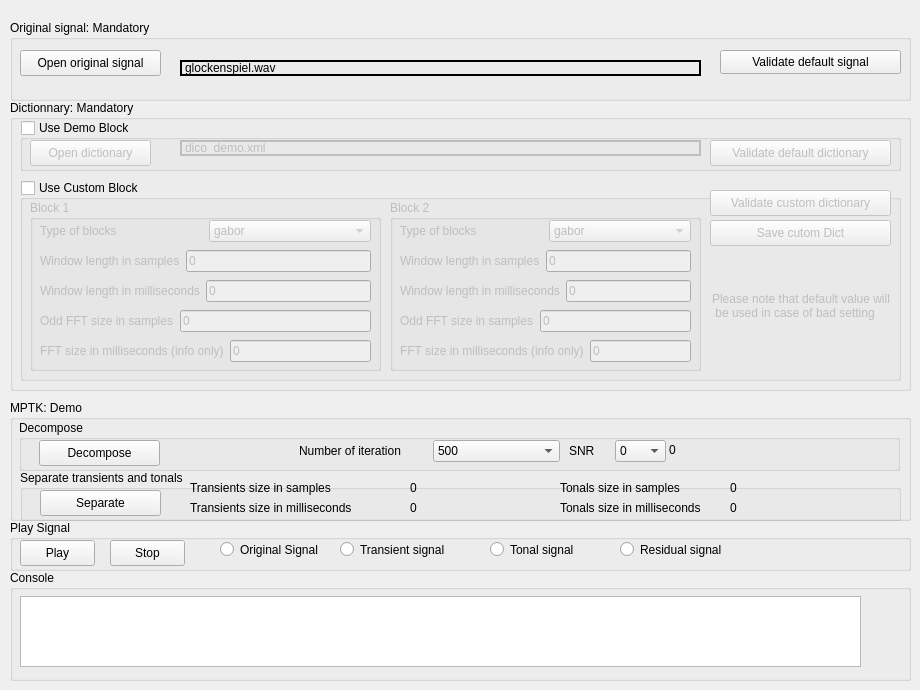
       <widget class="QWidget" name="tab_demo" >
        <attribute name="title" >
         <string>Demo: transients/tonals separation</string>
        </attribute>
        <widget class="QWidget" name="verticalLayout_3" >
         <property name="geometry" >
          <rect>
           <x>10</x>
           <y>20</y>
           <width>901</width>
           <height>81</height>
          </rect>
         </property>
         <layout class="QVBoxLayout" >
          <item>
           <widget class="QGroupBox" name="groupBox_15" >
            <property name="title" >
             <string>Original signal: Mandatory</string>
            </property>
            <widget class="QPushButton" name="btnOpenSigDemo" >
             <property name="geometry" >
              <rect>
               <x>10</x>
               <y>30</y>
               <width>141</width>
               <height>26</height>
              </rect>
             </property>
             <property name="toolTip" >
              <string>open</string>
             </property>
             <property name="text" >
              <string>Open original signal</string>
             </property>
             <property name="icon" >
              <iconset resource="mptkgui.qrc" >:/resouces/open_signal.xpm</iconset>
             </property>
             <property name="checkable" >
              <bool>false</bool>
             </property>
             <property name="flat" >
              <bool>false</bool>
             </property>
            </widget>
            <widget class="QWidget" native="1" name="widget_9" >
             <property name="geometry" >
              <rect>
               <x>160</x>
               <y>20</y>
               <width>531</width>
               <height>41</height>
              </rect>
             </property>
             <property name="autoFillBackground" >
              <bool>false</bool>
             </property>
             <widget class="QLabel" name="labelOriginalSignalDemo" >
              <property name="geometry" >
               <rect>
                <x>10</x>
                <y>20</y>
                <width>521</width>
                <height>16</height>
               </rect>
              </property>
              <property name="frameShape" >
               <enum>QFrame::WinPanel</enum>
              </property>
              <property name="text" >
               <string>glockenspiel.wav</string>
              </property>
             </widget>
            </widget>
            <widget class="QPushButton" name="btnOpenDefaultSig" >
             <property name="geometry" >
              <rect>
               <x>710</x>
               <y>30</y>
               <width>181</width>
               <height>24</height>
              </rect>
             </property>
             <property name="text" >
              <string>Validate default signal</string>
             </property>
            </widget>
           </widget>
          </item>
         </layout>
        </widget>
        <widget class="QGroupBox" name="groupBox_16" >
         <property name="geometry" >
          <rect>
           <x>10</x>
           <y>100</y>
           <width>901</width>
           <height>291</height>
          </rect>
         </property>
         <property name="title" >
          <string>Dictionnary: Mandatory</string>
         </property>
         <widget class="QGroupBox" name="groupBox_19" >
          <property name="geometry" >
           <rect>
            <x>10</x>
            <y>80</y>
            <width>881</width>
            <height>201</height>
           </rect>
          </property>
          <property name="title" >
           <string>Use Custom Block</string>
          </property>
          <property name="checkable" >
           <bool>true</bool>
          </property>
          <property name="checked" >
           <bool>false</bool>
          </property>
          <widget class="QPushButton" name="btnValidateCustomDict" >
           <property name="geometry" >
            <rect>
             <x>690</x>
             <y>10</y>
             <width>181</width>
             <height>26</height>
            </rect>
           </property>
           <property name="toolTip" >
            <string>open</string>
           </property>
           <property name="text" >
            <string>Validate custom dictionary</string>
           </property>
           <property name="icon" >
            <iconset/>
           </property>
           <property name="checkable" >
            <bool>false</bool>
           </property>
           <property name="flat" >
            <bool>false</bool>
           </property>
          </widget>
          <widget class="QGroupBox" name="groupBox_21" >
           <property name="geometry" >
            <rect>
             <x>10</x>
             <y>20</y>
             <width>351</width>
             <height>171</height>
            </rect>
           </property>
           <property name="title" >
            <string>Block 1</string>
           </property>
           <widget class="QWidget" name="layoutWidget_4" >
            <property name="geometry" >
             <rect>
              <x>10</x>
              <y>20</y>
              <width>331</width>
              <height>22</height>
             </rect>
            </property>
            <layout class="QHBoxLayout" >
             <item>
              <widget class="QLabel" name="label_20" >
               <property name="text" >
                <string>Type of blocks</string>
               </property>
              </widget>
             </item>
             <item>
              <widget class="QComboBox" name="comboBoxBlock1Type" >
               <item>
                <property name="text" >
                 <string>gabor</string>
                </property>
               </item>
               <item>
                <property name="text" >
                 <string>mdct</string>
                </property>
               </item>
              </widget>
             </item>
            </layout>
           </widget>
           <widget class="QWidget" name="layoutWidget_5" >
            <property name="geometry" >
             <rect>
              <x>10</x>
              <y>50</y>
              <width>331</width>
              <height>22</height>
             </rect>
            </property>
            <layout class="QHBoxLayout" >
             <item>
              <widget class="QLabel" name="label_21" >
               <property name="text" >
                <string>Window length in samples</string>
               </property>
              </widget>
             </item>
             <item>
              <widget class="QLineEdit" name="lineEditCustomBlock1WindowLen" >
               <property name="text" >
                <string>0</string>
               </property>
              </widget>
             </item>
            </layout>
           </widget>
           <widget class="QWidget" name="layoutWidget_6" >
            <property name="geometry" >
             <rect>
              <x>10</x>
              <y>80</y>
              <width>331</width>
              <height>22</height>
             </rect>
            </property>
            <layout class="QHBoxLayout" >
             <item>
              <widget class="QLabel" name="label_22" >
               <property name="text" >
                <string>Window length in milliseconds</string>
               </property>
              </widget>
             </item>
             <item>
              <widget class="QLineEdit" name="lineEditCustomBlock1WindowLenSec" >
               <property name="text" >
                <string>0</string>
               </property>
              </widget>
             </item>
            </layout>
           </widget>
           <widget class="QWidget" name="layoutWidget_7" >
            <property name="geometry" >
             <rect>
              <x>10</x>
              <y>110</y>
              <width>331</width>
              <height>22</height>
             </rect>
            </property>
            <layout class="QHBoxLayout" >
             <item>
              <widget class="QLabel" name="label_23" >
               <property name="text" >
                <string>Odd FFT size in samples</string>
               </property>
              </widget>
             </item>
             <item>
              <widget class="QLineEdit" name="lineEditCustomBlock1FftSize" >
               <property name="text" >
                <string>0</string>
               </property>
              </widget>
             </item>
            </layout>
           </widget>
           <widget class="QWidget" name="layoutWidget_8" >
            <property name="geometry" >
             <rect>
              <x>10</x>
              <y>140</y>
              <width>331</width>
              <height>22</height>
             </rect>
            </property>
            <layout class="QHBoxLayout" >
             <item>
              <widget class="QLabel" name="label_24" >
               <property name="text" >
                <string>FFT size in milliseconds (info only)</string>
               </property>
              </widget>
             </item>
             <item>
              <widget class="QLineEdit" name="lineEditCustomBlock1FftSizeSec" >
               <property name="text" >
                <string>0</string>
               </property>
              </widget>
             </item>
            </layout>
           </widget>
          </widget>
          <widget class="QPushButton" name="btnSaveCustomDict" >
           <property name="geometry" >
            <rect>
             <x>690</x>
             <y>40</y>
             <width>181</width>
             <height>26</height>
            </rect>
           </property>
           <property name="toolTip" >
            <string>open</string>
           </property>
           <property name="text" >
            <string>Save cutom Dict</string>
           </property>
           <property name="icon" >
            <iconset/>
           </property>
           <property name="checkable" >
            <bool>false</bool>
           </property>
           <property name="flat" >
            <bool>false</bool>
           </property>
          </widget>
          <widget class="QGroupBox" name="groupBox_23" >
           <property name="geometry" >
            <rect>
             <x>370</x>
             <y>20</y>
             <width>311</width>
             <height>171</height>
            </rect>
           </property>
           <property name="title" >
            <string>Block 2</string>
           </property>
           <widget class="QWidget" name="layoutWidget_13" >
            <property name="geometry" >
             <rect>
              <x>10</x>
              <y>20</y>
              <width>291</width>
              <height>22</height>
             </rect>
            </property>
            <layout class="QHBoxLayout" >
             <item>
              <widget class="QLabel" name="label_29" >
               <property name="text" >
                <string>Type of blocks</string>
               </property>
              </widget>
             </item>
             <item>
              <widget class="QComboBox" name="comboBoxBlock2Type" >
               <item>
                <property name="text" >
                 <string>gabor</string>
                </property>
               </item>
               <item>
                <property name="text" >
                 <string>mdct</string>
                </property>
               </item>
              </widget>
             </item>
            </layout>
           </widget>
           <widget class="QWidget" name="layoutWidget_14" >
            <property name="geometry" >
             <rect>
              <x>10</x>
              <y>50</y>
              <width>291</width>
              <height>22</height>
             </rect>
            </property>
            <layout class="QHBoxLayout" >
             <item>
              <widget class="QLabel" name="label_30" >
               <property name="text" >
                <string>Window length in samples</string>
               </property>
              </widget>
             </item>
             <item>
              <widget class="QLineEdit" name="lineEditCustomBlock2WindowLen" >
               <property name="text" >
                <string>0</string>
               </property>
              </widget>
             </item>
            </layout>
           </widget>
           <widget class="QWidget" name="layoutWidget_15" >
            <property name="geometry" >
             <rect>
              <x>10</x>
              <y>80</y>
              <width>291</width>
              <height>22</height>
             </rect>
            </property>
            <layout class="QHBoxLayout" >
             <item>
              <widget class="QLabel" name="label_31" >
               <property name="text" >
                <string>Window length in milliseconds</string>
               </property>
              </widget>
             </item>
             <item>
              <widget class="QLineEdit" name="lineEditCustomBlock2WindowLenSec" >
               <property name="text" >
                <string>0</string>
               </property>
              </widget>
             </item>
            </layout>
           </widget>
           <widget class="QWidget" name="layoutWidget_9" >
            <property name="geometry" >
             <rect>
              <x>10</x>
              <y>110</y>
              <width>291</width>
              <height>22</height>
             </rect>
            </property>
            <layout class="QHBoxLayout" >
             <item>
              <widget class="QLabel" name="label_25" >
               <property name="text" >
                <string>Odd FFT size in samples</string>
               </property>
              </widget>
             </item>
             <item>
              <widget class="QLineEdit" name="lineEditCustomBlock2FftSize" >
               <property name="text" >
                <string>0</string>
               </property>
              </widget>
             </item>
            </layout>
           </widget>
           <widget class="QWidget" name="layoutWidget_10" >
            <property name="geometry" >
             <rect>
              <x>10</x>
              <y>140</y>
              <width>291</width>
              <height>22</height>
             </rect>
            </property>
            <layout class="QHBoxLayout" >
             <item>
              <widget class="QLabel" name="label_26" >
               <property name="text" >
                <string>FFT size in milliseconds (info only)</string>
               </property>
              </widget>
             </item>
             <item>
              <widget class="QLineEdit" name="lineEditCustomBlock2FftSizeSec" >
               <property name="text" >
                <string>0</string>
               </property>
              </widget>
             </item>
            </layout>
           </widget>
          </widget>
          <widget class="QLabel" name="label_18" >
           <property name="geometry" >
            <rect>
             <x>692</x>
             <y>80</y>
             <width>341</width>
             <height>91</height>
            </rect>
           </property>
           <property name="text" >
            <string>Please note that default value will
 be used in case of bad setting </string>
           </property>
          </widget>
         </widget>
         <widget class="QGroupBox" name="groupBox_22" >
          <property name="geometry" >
           <rect>
            <x>10</x>
            <y>20</y>
            <width>881</width>
            <height>51</height>
           </rect>
          </property>
          <property name="title" >
           <string>Use Demo Block</string>
          </property>
          <property name="checkable" >
           <bool>true</bool>
          </property>
          <property name="checked" >
           <bool>false</bool>
          </property>
          <widget class="QPushButton" name="btnValidateDefautlDict" >
           <property name="geometry" >
            <rect>
             <x>690</x>
             <y>20</y>
             <width>181</width>
             <height>26</height>
            </rect>
           </property>
           <property name="toolTip" >
            <string>open</string>
           </property>
           <property name="text" >
            <string>Validate default dictionary</string>
           </property>
           <property name="icon" >
            <iconset/>
           </property>
           <property name="checkable" >
            <bool>false</bool>
           </property>
           <property name="flat" >
            <bool>false</bool>
           </property>
          </widget>
          <widget class="QWidget" native="1" name="widget_10" >
           <property name="geometry" >
            <rect>
             <x>150</x>
             <y>10</y>
             <width>541</width>
             <height>31</height>
            </rect>
           </property>
           <property name="autoFillBackground" >
            <bool>false</bool>
           </property>
           <widget class="QLabel" name="labelDictDemixDemo" >
            <property name="geometry" >
             <rect>
              <x>10</x>
              <y>10</y>
              <width>521</width>
              <height>16</height>
             </rect>
            </property>
            <property name="frameShape" >
             <enum>QFrame::WinPanel</enum>
            </property>
            <property name="text" >
             <string>dico_demo.xml</string>
            </property>
           </widget>
          </widget>
          <widget class="QPushButton" name="btnOpenDictDemo" >
           <property name="geometry" >
            <rect>
             <x>10</x>
             <y>20</y>
             <width>121</width>
             <height>26</height>
            </rect>
           </property>
           <property name="toolTip" >
            <string>open</string>
           </property>
           <property name="text" >
            <string>Open dictionary</string>
           </property>
           <property name="icon" >
            <iconset resource="mptkgui.qrc" >:/resouces/open.xpm</iconset>
           </property>
           <property name="checkable" >
            <bool>false</bool>
           </property>
           <property name="flat" >
            <bool>false</bool>
           </property>
          </widget>
         </widget>
        </widget>
        <widget class="QGroupBox" name="groupBox_17" >
         <property name="geometry" >
          <rect>
           <x>10</x>
           <y>400</y>
           <width>901</width>
           <height>121</height>
          </rect>
         </property>
         <property name="title" >
          <string>MPTK: Demo</string>
         </property>
         <widget class="QGroupBox" name="groupBox_26" >
          <property name="geometry" >
           <rect>
            <x>9</x>
            <y>20</y>
            <width>881</width>
            <height>51</height>
           </rect>
          </property>
          <property name="title" >
           <string>Decompose</string>
          </property>
          <widget class="QLabel" name="label_progress_Demo" >
           <property name="geometry" >
            <rect>
             <x>650</x>
             <y>20</y>
             <width>221</width>
             <height>20</height>
            </rect>
           </property>
           <property name="text" >
            <string>0</string>
           </property>
          </widget>
          <widget class="QWidget" name="layoutWidget_2" >
           <property name="geometry" >
            <rect>
             <x>550</x>
             <y>20</y>
             <width>97</width>
             <height>22</height>
            </rect>
           </property>
           <layout class="QHBoxLayout" >
            <item>
             <widget class="QLabel" name="label_16" >
              <property name="text" >
               <string>SNR</string>
              </property>
             </widget>
            </item>
            <item>
             <widget class="QComboBox" name="comboBoxSnrDemo" >
              <item>
               <property name="text" >
                <string>0</string>
               </property>
              </item>
              <item>
               <property name="text" >
                <string>5</string>
               </property>
              </item>
              <item>
               <property name="text" >
                <string>10</string>
               </property>
              </item>
              <item>
               <property name="text" >
                <string>15</string>
               </property>
              </item>
              <item>
               <property name="text" >
                <string>20</string>
               </property>
              </item>
              <item>
               <property name="text" >
                <string>25</string>
               </property>
              </item>
              <item>
               <property name="text" >
                <string>30</string>
               </property>
              </item>
              <item>
               <property name="text" >
                <string>45</string>
               </property>
              </item>
              <item>
               <property name="text" >
                <string>50</string>
               </property>
              </item>
              <item>
               <property name="text" >
                <string>60</string>
               </property>
              </item>
              <item>
               <property name="text" >
                <string>80</string>
               </property>
              </item>
              <item>
               <property name="text" >
                <string>90</string>
               </property>
              </item>
              <item>
               <property name="text" >
                <string>100</string>
               </property>
              </item>
             </widget>
            </item>
           </layout>
          </widget>
          <widget class="QWidget" name="layoutWidget" >
           <property name="geometry" >
            <rect>
             <x>280</x>
             <y>20</y>
             <width>261</width>
             <height>22</height>
            </rect>
           </property>
           <layout class="QHBoxLayout" >
            <item>
             <widget class="QLabel" name="label_15" >
              <property name="text" >
               <string>Number of iteration</string>
              </property>
             </widget>
            </item>
            <item>
             <widget class="QComboBox" name="comboBoxNumIterDemo" >
              <item>
               <property name="text" >
                <string>500</string>
               </property>
              </item>
              <item>
               <property name="text" >
                <string>1000</string>
               </property>
              </item>
              <item>
               <property name="text" >
                <string>5000</string>
               </property>
              </item>
              <item>
               <property name="text" >
                <string>10000</string>
               </property>
              </item>
              <item>
               <property name="text" >
                <string>50000</string>
               </property>
              </item>
              <item>
               <property name="text" >
                <string>100000</string>
               </property>
              </item>
             </widget>
            </item>
           </layout>
          </widget>
          <widget class="QPushButton" name="btnLauchDemo" >
           <property name="geometry" >
            <rect>
             <x>20</x>
             <y>20</y>
             <width>121</width>
             <height>26</height>
            </rect>
           </property>
           <property name="toolTip" >
            <string>open</string>
           </property>
           <property name="text" >
            <string>Decompose</string>
           </property>
           <property name="icon" >
            <iconset/>
           </property>
           <property name="checkable" >
            <bool>false</bool>
           </property>
           <property name="flat" >
            <bool>false</bool>
           </property>
          </widget>
         </widget>
         <widget class="QGroupBox" name="groupBox_27" >
          <property name="geometry" >
           <rect>
            <x>10</x>
            <y>70</y>
            <width>881</width>
            <height>51</height>
           </rect>
          </property>
          <property name="title" >
           <string>Separate transients and tonals</string>
          </property>
          <widget class="QPushButton" name="btnDecomposeDemo" >
           <property name="geometry" >
            <rect>
             <x>20</x>
             <y>20</y>
             <width>121</width>
             <height>26</height>
            </rect>
           </property>
           <property name="toolTip" >
            <string>open</string>
           </property>
           <property name="text" >
            <string>Separate</string>
           </property>
           <property name="icon" >
            <iconset/>
           </property>
           <property name="checkable" >
            <bool>false</bool>
           </property>
           <property name="flat" >
            <bool>false</bool>
           </property>
          </widget>
          <widget class="QLabel" name="labeltransientsize" >
           <property name="geometry" >
            <rect>
             <x>390</x>
             <y>10</y>
             <width>91</width>
             <height>16</height>
            </rect>
           </property>
           <property name="text" >
            <string>0</string>
           </property>
          </widget>
          <widget class="QLabel" name="labeltonalsize" >
           <property name="geometry" >
            <rect>
             <x>710</x>
             <y>10</y>
             <width>161</width>
             <height>16</height>
            </rect>
           </property>
           <property name="text" >
            <string>0</string>
           </property>
          </widget>
          <widget class="QLabel" name="labeltransientsizemilliseconds" >
           <property name="geometry" >
            <rect>
             <x>390</x>
             <y>30</y>
             <width>101</width>
             <height>16</height>
            </rect>
           </property>
           <property name="text" >
            <string>0</string>
           </property>
          </widget>
          <widget class="QLabel" name="labeltonalsizemilliseconds" >
           <property name="geometry" >
            <rect>
             <x>710</x>
             <y>30</y>
             <width>161</width>
             <height>16</height>
            </rect>
           </property>
           <property name="text" >
            <string>0</string>
           </property>
          </widget>
          <widget class="QLabel" name="label_17" >
           <property name="geometry" >
            <rect>
             <x>170</x>
             <y>10</y>
             <width>211</width>
             <height>16</height>
            </rect>
           </property>
           <property name="text" >
            <string>Transients size in samples</string>
           </property>
          </widget>
          <widget class="QLabel" name="label_33" >
           <property name="geometry" >
            <rect>
             <x>170</x>
             <y>30</y>
             <width>211</width>
             <height>16</height>
            </rect>
           </property>
           <property name="text" >
            <string>Transients size in milliseconds</string>
           </property>
          </widget>
          <widget class="QLabel" name="label_34" >
           <property name="geometry" >
            <rect>
             <x>540</x>
             <y>10</y>
             <width>161</width>
             <height>16</height>
            </rect>
           </property>
           <property name="text" >
            <string>Tonals size in samples</string>
           </property>
          </widget>
          <widget class="QLabel" name="label_35" >
           <property name="geometry" >
            <rect>
             <x>540</x>
             <y>30</y>
             <width>161</width>
             <height>16</height>
            </rect>
           </property>
           <property name="text" >
            <string>Tonals size in milliseconds</string>
           </property>
          </widget>
         </widget>
        </widget>
        <widget class="QGroupBox" name="groupBox_18" >
         <property name="geometry" >
          <rect>
           <x>10</x>
           <y>520</y>
           <width>901</width>
           <height>51</height>
          </rect>
         </property>
         <property name="title" >
          <string>Play Signal</string>
         </property>
         <widget class="QPushButton" name="btnPlayDemo" >
          <property name="geometry" >
           <rect>
            <x>10</x>
            <y>20</y>
            <width>75</width>
            <height>26</height>
           </rect>
          </property>
          <property name="toolTip" >
           <string>open</string>
          </property>
          <property name="text" >
           <string>Play</string>
          </property>
          <property name="icon" >
           <iconset>resouces/player_play.png</iconset>
          </property>
          <property name="checkable" >
           <bool>false</bool>
          </property>
          <property name="flat" >
           <bool>false</bool>
          </property>
         </widget>
         <widget class="QRadioButton" name="radioButtonOriDemo" >
          <property name="geometry" >
           <rect>
            <x>210</x>
            <y>20</y>
            <width>121</width>
            <height>19</height>
           </rect>
          </property>
          <property name="text" >
           <string>Original Signal</string>
          </property>
         </widget>
         <widget class="QRadioButton" name="radioButtonResiDemo" >
          <property name="geometry" >
           <rect>
            <x>610</x>
            <y>20</y>
            <width>111</width>
            <height>19</height>
           </rect>
          </property>
          <property name="text" >
           <string>Residual signal</string>
          </property>
         </widget>
         <widget class="QPushButton" name="btnStopDemo" >
          <property name="geometry" >
           <rect>
            <x>100</x>
            <y>20</y>
            <width>75</width>
            <height>26</height>
           </rect>
          </property>
          <property name="toolTip" >
           <string>open</string>
          </property>
          <property name="text" >
           <string>Stop</string>
          </property>
          <property name="icon" >
           <iconset>resouces/player_stop.png</iconset>
          </property>
          <property name="checkable" >
           <bool>false</bool>
          </property>
          <property name="flat" >
           <bool>false</bool>
          </property>
         </widget>
         <widget class="QRadioButton" name="radioButtonTransiDemo" >
          <property name="geometry" >
           <rect>
            <x>330</x>
            <y>20</y>
            <width>121</width>
            <height>19</height>
           </rect>
          </property>
          <property name="text" >
           <string>Transient signal</string>
          </property>
         </widget>
         <widget class="QRadioButton" name="radioButtonOtherDemo" >
          <property name="geometry" >
           <rect>
            <x>480</x>
            <y>20</y>
            <width>111</width>
            <height>19</height>
           </rect>
          </property>
          <property name="text" >
           <string>Tonal signal</string>
          </property>
         </widget>
        </widget>
        <widget class="QGroupBox" name="groupBox_20" >
         <property name="geometry" >
          <rect>
           <x>10</x>
           <y>570</y>
           <width>901</width>
           <height>111</height>
          </rect>
         </property>
         <property name="title" >
          <string>Console</string>
         </property>
         <widget class="QTextEdit" name="textEditConsolDemo" >
          <property name="geometry" >
           <rect>
            <x>10</x>
            <y>26</y>
            <width>841</width>
            <height>71</height>
           </rect>
          </property>
         </widget>
        </widget>
       </widget>
